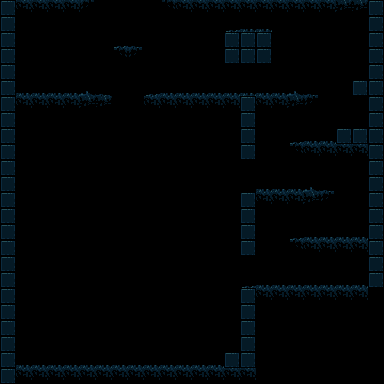

This is a level from a 2D game, rendered from its Tiled map with the project's own tilesets. A one-line summary and the map file follow, with tile-layer data summarised:
An orthogonal 24x24 tile map with 16x16 px tiles, 2 tile layers (backgroun2, background), 1 hidden layer not drawn, 2 tilesets and 28 objects (20x inactivewall, 4x activewall, 2x crate, treasure, switch).

<map version="1.0" orientation="orthogonal" width="24" height="24" tilewidth="16" tileheight="16">
 <tileset firstgid="1" name="default" tilewidth="16" tileheight="16" spacing="1" margin="1">
  <image source="tiles.gif" width="103" height="69" />
 </tileset>
 <tileset firstgid="25" name="markers" tilewidth="16" tileheight="16" spacing="1" margin="1">
  <image source="tilemarkers.gif" width="69" height="35" />
  <tile id="0">
   <properties>
    <property name="type" value="oneway" />
   </properties>
  </tile>
  <tile id="1">
   <properties>
    <property name="type" value="solid" />
   </properties>
  </tile>
 </tileset>
 <layer name="backgroun2" width="24" height="24">
  <data>[576 cells, 55 non-empty, 1 distinct tile ids]</data>
 </layer>
 <layer name="background" width="24" height="24">
  <data>[576 cells, 194 non-empty, 9 distinct tile ids]</data>
 </layer>
 <layer name="solid" width="24" height="24" visible="0" opacity="0.2">
  <data>[576 cells, 179 non-empty, 1 distinct tile ids]</data>
 </layer>
 <objectgroup name="entities" width="24" height="24">
  <object type="crate" x="240" y="176" width="16" height="16" />
  <object type="treasure" x="80" y="352" width="16" height="16" />
  <object type="switch" x="336" y="80" width="16" height="16" />
  <object type="activewall" x="240" y="80" width="16" height="16" />
  <object type="activewall" x="112" y="96" width="16" height="16" />
  <object type="activewall" x="128" y="96" width="16" height="16" />
  <object type="inactivewall" x="192" y="288" width="16" height="16" />
  <object type="inactivewall" x="176" y="288" width="16" height="16" />
  <object type="inactivewall" x="144" y="240" width="16" height="16" />
  <object type="inactivewall" x="128" y="240" width="16" height="16" />
  <object type="inactivewall" x="176" y="192" width="16" height="16" />
  <object type="inactivewall" x="192" y="192" width="16" height="16" />
  <object type="inactivewall" x="144" y="144" width="16" height="16" />
  <object type="inactivewall" x="128" y="144" width="16" height="16" />
  <object type="inactivewall" x="96" y="48" width="16" height="16" />
  <object type="inactivewall" x="80" y="48" width="16" height="16" />
  <object type="inactivewall" x="64" y="48" width="16" height="16" />
  <object type="inactivewall" x="48" y="48" width="16" height="16" />
  <object type="inactivewall" x="32" y="48" width="16" height="16" />
  <object type="inactivewall" x="16" y="48" width="16" height="16" />
  <object type="inactivewall" x="144" y="48" width="16" height="16" />
  <object type="inactivewall" x="160" y="48" width="16" height="16" />
  <object type="inactivewall" x="176" y="48" width="16" height="16" />
  <object type="inactivewall" x="192" y="48" width="16" height="16" />
  <object type="inactivewall" x="208" y="48" width="16" height="16" />
  <object type="activewall" x="240" y="64" width="16" height="16" />
  <object type="crate" x="144" y="80" width="16" height="16" />
  <object type="inactivewall" x="160" y="304" width="16" height="16" />
 </objectgroup>
</map>
